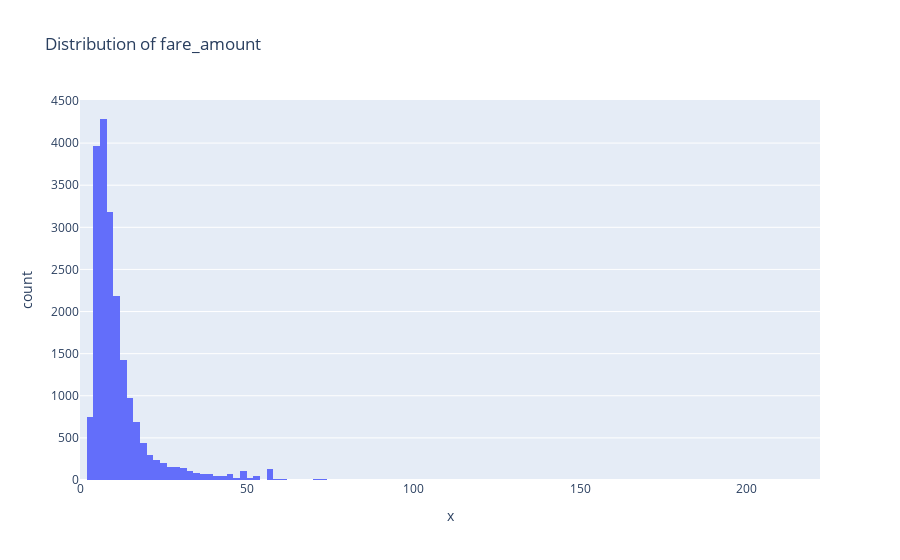

Notebook code for this chart:
### Code cell
#Skewed target variable
fig = px.histogram(x = dataset['fare_amount'], nbins = 120, title = "Distribution of fare_amount ")
fig.show()

### Figure 1 — Plotly figure (JSON) as saved in the notebook; plotly's stock layout.template omitted (floating-point values rounded to 4 significant figures; data arrays with more than 128 entries replaced by an {"elided": "..."} marker saying what was removed)
{"data": [{"alignmentgroup": "True", "bingroup": "x", "hovertemplate": "x=%{x}<br>count=%{y}<extra></extra>", "legendgroup": "", "marker": {"color": "#636efa", "pattern": {"shape": ""}}, "name": "", "nbinsx": 120, "offsetgroup": "", "orientation": "v", "showlegend": false, "type": "histogram", "x": {"elided": "19998 float values"}, "xaxis": "x", "yaxis": "y"}], "layout": {"barmode": "relative", "legend": {"tracegroupgap": 0}, "title": {"text": "Distribution of fare_amount "}, "xaxis": {"anchor": "y", "domain": [0, 1], "title": {"text": "x"}}, "yaxis": {"anchor": "x", "domain": [0, 1], "title": {"text": "count"}}}}
